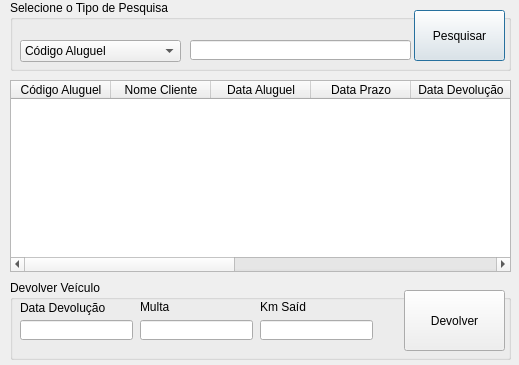
<?xml version="1.0" encoding="UTF-8"?>
<ui version="4.0">
 <class>FrmPesqAluguel</class>
 <widget class="QDialog" name="FrmPesqAluguel">
  <property name="geometry">
   <rect>
    <x>0</x>
    <y>0</y>
    <width>519</width>
    <height>365</height>
   </rect>
  </property>
  <property name="windowTitle">
   <string>Lista de Aluguéis</string>
  </property>
  <property name="windowIcon">
   <iconset>
    <normaloff>../../../../../../TesteProjeto/Imagens/btnListAluguel.png</normaloff>../../../../../../TesteProjeto/Imagens/btnListAluguel.png</iconset>
  </property>
  <widget class="QGroupBox" name="groupBox">
   <property name="geometry">
    <rect>
     <x>10</x>
     <y>0</y>
     <width>501</width>
     <height>71</height>
    </rect>
   </property>
   <property name="title">
    <string>Selecione o Tipo de Pesquisa</string>
   </property>
   <widget class="QComboBox" name="cbPesquisa">
    <property name="geometry">
     <rect>
      <x>10</x>
      <y>40</y>
      <width>161</width>
      <height>22</height>
     </rect>
    </property>
    <property name="cursor">
     <cursorShape>PointingHandCursor</cursorShape>
    </property>
    <item>
     <property name="text">
      <string>Código Aluguel</string>
     </property>
    </item>
    <item>
     <property name="text">
      <string>Código Cliente</string>
     </property>
    </item>
    <item>
     <property name="text">
      <string>Código Veículo</string>
     </property>
    </item>
    <item>
     <property name="text">
      <string>Nome Cliente</string>
     </property>
    </item>
   </widget>
   <widget class="QLineEdit" name="edtPesquisa">
    <property name="geometry">
     <rect>
      <x>180</x>
      <y>40</y>
      <width>221</width>
      <height>20</height>
     </rect>
    </property>
   </widget>
   <widget class="QPushButton" name="btnPesquisa">
    <property name="geometry">
     <rect>
      <x>404</x>
      <y>10</y>
      <width>91</width>
      <height>51</height>
     </rect>
    </property>
    <property name="cursor">
     <cursorShape>PointingHandCursor</cursorShape>
    </property>
    <property name="text">
     <string>Pesquisar</string>
    </property>
    <property name="icon">
     <iconset>
      <normaloff>../../../../../../TesteProjeto/Imagens/lupa.png</normaloff>../../../../../../TesteProjeto/Imagens/lupa.png</iconset>
    </property>
    <property name="iconSize">
     <size>
      <width>30</width>
      <height>30</height>
     </size>
    </property>
   </widget>
  </widget>
  <widget class="QTableWidget" name="tableWidget">
   <property name="geometry">
    <rect>
     <x>10</x>
     <y>80</y>
     <width>501</width>
     <height>192</height>
    </rect>
   </property>
   <column>
    <property name="text">
     <string>Código Aluguel</string>
    </property>
   </column>
   <column>
    <property name="text">
     <string>Nome Cliente</string>
    </property>
   </column>
   <column>
    <property name="text">
     <string>Data Aluguel</string>
    </property>
   </column>
   <column>
    <property name="text">
     <string>Data Prazo</string>
    </property>
   </column>
   <column>
    <property name="text">
     <string>Data Devolução</string>
    </property>
   </column>
   <column>
    <property name="text">
     <string>Valor Aluguel</string>
    </property>
   </column>
   <column>
    <property name="text">
     <string>Valor Multa</string>
    </property>
   </column>
   <column>
    <property name="text">
     <string>Km Entrada</string>
    </property>
   </column>
   <column>
    <property name="text">
     <string>Km Saída</string>
    </property>
   </column>
  </widget>
  <widget class="QGroupBox" name="groupBox_2">
   <property name="geometry">
    <rect>
     <x>10</x>
     <y>280</y>
     <width>501</width>
     <height>80</height>
    </rect>
   </property>
   <property name="title">
    <string>Devolver Veículo</string>
   </property>
   <widget class="QPushButton" name="btnDevolver">
    <property name="geometry">
     <rect>
      <x>394</x>
      <y>10</y>
      <width>101</width>
      <height>61</height>
     </rect>
    </property>
    <property name="cursor">
     <cursorShape>PointingHandCursor</cursorShape>
    </property>
    <property name="text">
     <string>Devolver</string>
    </property>
    <property name="icon">
     <iconset>
      <normaloff>../../../../../../TesteProjeto/Imagens/return.png</normaloff>../../../../../../TesteProjeto/Imagens/return.png</iconset>
    </property>
    <property name="iconSize">
     <size>
      <width>30</width>
      <height>30</height>
     </size>
    </property>
   </widget>
   <widget class="QLabel" name="label">
    <property name="geometry">
     <rect>
      <x>10</x>
      <y>20</y>
      <width>101</width>
      <height>16</height>
     </rect>
    </property>
    <property name="text">
     <string>Data Devolução</string>
    </property>
   </widget>
   <widget class="QLineEdit" name="edtDevolucao">
    <property name="geometry">
     <rect>
      <x>10</x>
      <y>40</y>
      <width>113</width>
      <height>20</height>
     </rect>
    </property>
   </widget>
   <widget class="QLineEdit" name="edtMulta">
    <property name="geometry">
     <rect>
      <x>130</x>
      <y>40</y>
      <width>113</width>
      <height>20</height>
     </rect>
    </property>
   </widget>
   <widget class="QLineEdit" name="edtSaida">
    <property name="geometry">
     <rect>
      <x>250</x>
      <y>40</y>
      <width>113</width>
      <height>20</height>
     </rect>
    </property>
   </widget>
   <widget class="QLabel" name="label_2">
    <property name="geometry">
     <rect>
      <x>130</x>
      <y>20</y>
      <width>46</width>
      <height>13</height>
     </rect>
    </property>
    <property name="text">
     <string>Multa</string>
    </property>
   </widget>
   <widget class="QLabel" name="label_3">
    <property name="geometry">
     <rect>
      <x>250</x>
      <y>20</y>
      <width>46</width>
      <height>13</height>
     </rect>
    </property>
    <property name="text">
     <string>Km Saída</string>
    </property>
   </widget>
  </widget>
 </widget>
 <resources/>
 <connections/>
</ui>
